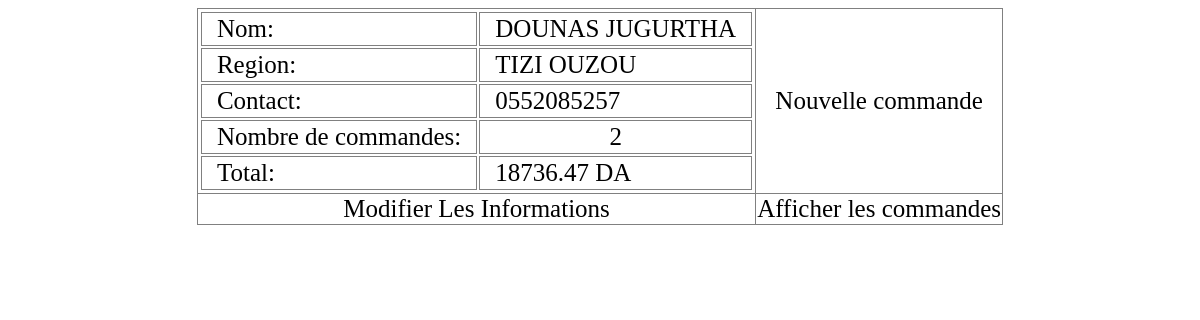
Screenshot of /contactinfos.php?id=424 with the database file from the repository.
### tables this page shows
CREATE TABLE `contacts` (
  `id` int(11) NOT NULL AUTO_INCREMENT,
  `name` text NOT NULL,
  `contact` text NOT NULL,
  `com` text NOT NULL,
  PRIMARY KEY (`id`)
);

### contactinfos.php (the view, shortened to what this page needs)
<html><head>
<link href="css/style2.css" type="text/css" rel="stylesheet"/>
</head><body>
			<?php
if(isset($_GET['id'])){
	include_once ('database_connection.php');
	$id=$_GET['id'];
	$query1="select name, contact, com from contacts WHERE id='$id'";
	$result1 = mysqli_query($dbc,$query1);
	$row1=mysqli_fetch_array($result1,MYSQLI_ASSOC);
	if($result1){
		if(mysqli_affected_rows($dbc)!=0){
			$name=$row1['name'];
			$region=$row1['com'];
			$contact=$row1['contact'];
			$query2="select * from orders WHERE id_contact='$id' AND status='1'";
			$result2 = mysqli_query($dbc,$query2);
			$numberOfOrders=mysqli_affected_rows($dbc);
			$sumArticles=0;
	    	while($row2 = mysqli_fetch_array($result2,MYSQLI_ASSOC)){
	    		$orderids=$row2['id'];
				$query3="select * from articles WHERE order_id='$orderids'";
				$result3 = mysqli_query($dbc,$query3);
	    		while($row3 = mysqli_fetch_array($result3,MYSQLI_ASSOC)){
		    	$sumArticles+=round(($row3['q']*$row3['price']*$row3['dimension1']*$row3['dimension2']*0.0001)*100)*0.01;
}
	    	}
			echo '<table id="contactinfotable" align="center">';
			echo "<tr><td >";
			echo "<table id='contactinfotable2'>";
			echo "<tr><td>Nom:	   </td><td> $name </td></tr>";
			echo "<tr><td>Region: </td><td> $region </td></tr>";
			echo "<tr><td>Contact: </td><td> $contact </td></tr>";
			echo "<tr><td>Nombre de commandes: </td><td align='center'> $numberOfOrders </td></tr>";
			echo "<tr><td>Total: </td><td> $sumArticles DA </td></tr>";
			echo "</table>";
			echo "</td><td valign='midle' align='center'> <a href='addorder.php?contactid=$id'>Nouvelle commande</a></td>";
			echo "<tr><td align='center'><a href='editcontact.php?id=$id'> Modifier Les Informations </td>";
			echo "<td><a href='orders.php?contactid=".$id."'>Afficher les commandes<a></td>";
			echo "</table>";
		}
	}
}
			?>
</body>
</html>

### css/style2.css (style rules this page uses)
a { text-decoration:none; color:blue; }
#contactinfotable { border-collapse:collapse; font-size: 25px; }
#contactinfotable a { color:black; }
#contactinfotable td { border-collapse:collapse; border:1px solid grey; }
#contactinfotable2 td { font-size: 25px; border-collapse:collapse; border:1px solid grey; padding:2px 15px; }

### rows the page displays
contacts: name "DOUNAS JUGURTHA", com "TIZI OUZOU", contact "0552085257"

### other values shown
$numberOfOrders "2"
$sumArticles "18736.47"
